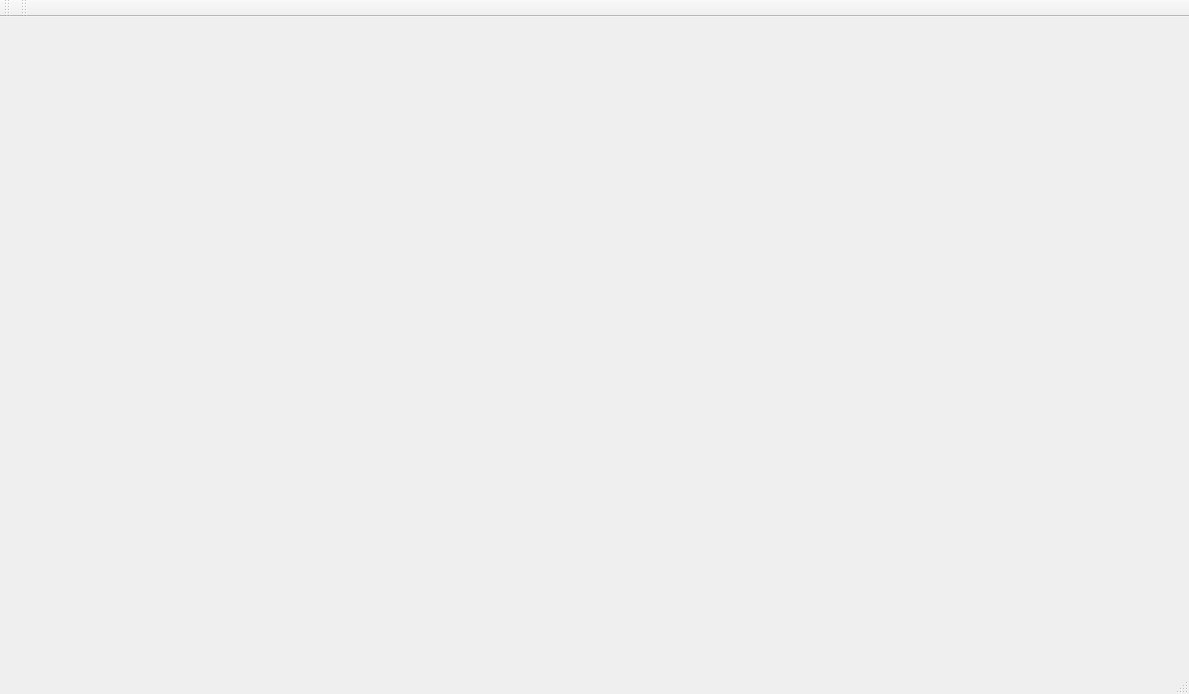
<?xml version="1.0" encoding="UTF-8"?>
<ui version="4.0">
 <class>GameWindowClass</class>
 <widget class="QMainWindow" name="GameWindowClass">
  <property name="geometry">
   <rect>
    <x>0</x>
    <y>0</y>
    <width>1189</width>
    <height>694</height>
   </rect>
  </property>
  <property name="windowTitle">
   <string>GameWindow</string>
  </property>
  <widget class="QWidget" name="centralWidget">
   <widget class="QLabel" name="label">
    <property name="geometry">
     <rect>
      <x>150</x>
      <y>30</y>
      <width>581</width>
      <height>541</height>
     </rect>
    </property>
    <property name="text">
     <string/>
    </property>
    <property name="pixmap">
     <pixmap>images/Board.png</pixmap>
    </property>
    <property name="scaledContents">
     <bool>true</bool>
    </property>
   </widget>
  </widget>
  <widget class="QMenuBar" name="menuBar">
   <property name="geometry">
    <rect>
     <x>0</x>
     <y>0</y>
     <width>1189</width>
     <height>22</height>
    </rect>
   </property>
  </widget>
  <widget class="QToolBar" name="mainToolBar">
   <attribute name="toolBarArea">
    <enum>TopToolBarArea</enum>
   </attribute>
   <attribute name="toolBarBreak">
    <bool>false</bool>
   </attribute>
  </widget>
  <widget class="QStatusBar" name="statusBar"/>
  <widget class="QToolBar" name="toolBar">
   <property name="windowTitle">
    <string>toolBar</string>
   </property>
   <attribute name="toolBarArea">
    <enum>TopToolBarArea</enum>
   </attribute>
   <attribute name="toolBarBreak">
    <bool>false</bool>
   </attribute>
  </widget>
 </widget>
 <layoutdefault spacing="6" margin="11"/>
 <resources>
  <include location="GameWindow.qrc"/>
 </resources>
 <connections/>
 <slots>
  <slot>on_pushButtonClose_clicked()</slot>
 </slots>
</ui>
